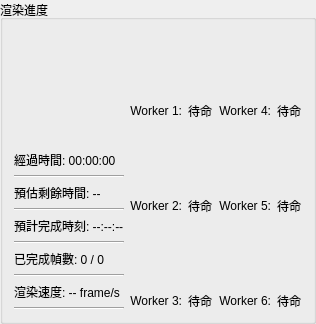
         <widget class="QGroupBox" name="groupBox_workers">
          <property name="sizePolicy">
           <sizepolicy hsizetype="Preferred" vsizetype="Preferred">
            <horstretch>0</horstretch>
            <verstretch>0</verstretch>
           </sizepolicy>
          </property>
          <property name="title">
           <string>渲染進度</string>
          </property>
          <layout class="QGridLayout" name="gridLayout_5">
           <item row="0" column="0">
            <layout class="QVBoxLayout" name="verticalLayout_16">
             <item>
              <widget class="PyCircularProgress" name="progressBar_main" native="true">
               <property name="minimumSize">
                <size>
                 <width>110</width>
                 <height>110</height>
                </size>
               </property>
               <property name="value" stdset="0">
                <number>0</number>
               </property>
              </widget>
             </item>
             <item>
              <layout class="QVBoxLayout" name="verticalLayout_9">
               <item>
                <layout class="QVBoxLayout" name="verticalLayout_3">
                 <item>
                  <widget class="QLabel" name="label_eta_elapsed">
                   <property name="text">
                    <string>經過時間: 00:00:00</string>
                   </property>
                  </widget>
                 </item>
                 <item>
                  <widget class="Line" name="line_6">
                   <property name="orientation">
                    <enum>Qt::Orientation::Horizontal</enum>
                   </property>
                  </widget>
                 </item>
                </layout>
               </item>
               <item>
                <layout class="QVBoxLayout" name="verticalLayout_5">
                 <item>
                  <widget class="QLabel" name="label_eta_time">
                   <property name="text">
                    <string>預估剩餘時間: --</string>
                   </property>
                  </widget>
                 </item>
                 <item>
                  <widget class="Line" name="line_7">
                   <property name="orientation">
                    <enum>Qt::Orientation::Horizontal</enum>
                   </property>
                  </widget>
                 </item>
                </layout>
               </item>
               <item>
                <layout class="QVBoxLayout" name="verticalLayout_6">
                 <item>
                  <widget class="QLabel" name="label_eta_clock">
                   <property name="text">
                    <string>預計完成時刻: --:--:--</string>
                   </property>
                  </widget>
                 </item>
                 <item>
                  <widget class="Line" name="line_8">
                   <property name="orientation">
                    <enum>Qt::Orientation::Horizontal</enum>
                   </property>
                  </widget>
                 </item>
                </layout>
               </item>
               <item>
                <layout class="QVBoxLayout" name="verticalLayout_7">
                 <item>
                  <widget class="QLabel" name="label_eta_frames">
                   <property name="text">
                    <string>已完成幀數: 0 / 0</string>
                   </property>
                  </widget>
                 </item>
                 <item>
                  <widget class="Line" name="line_9">
                   <property name="orientation">
                    <enum>Qt::Orientation::Horizontal</enum>
                   </property>
                  </widget>
                 </item>
                </layout>
               </item>
               <item>
                <layout class="QVBoxLayout" name="verticalLayout_8">
                 <item>
                  <widget class="QLabel" name="label_eta_speed">
                   <property name="text">
                    <string>渲染速度: -- frame/s</string>
                   </property>
                  </widget>
                 </item>
                 <item>
                  <widget class="Line" name="line_10">
                   <property name="orientation">
                    <enum>Qt::Orientation::Horizontal</enum>
                   </property>
                  </widget>
                 </item>
                </layout>
               </item>
              </layout>
             </item>
            </layout>
           </item>
           <item row="0" column="1">
            <layout class="QGridLayout" name="gridLayout_4">
             <item row="0" column="0">
              <layout class="QVBoxLayout" name="verticalLayout_10">
               <item>
                <widget class="PyCircularProgress" name="progressBar_worker_1" native="true">
                 <property name="minimumSize">
                  <size>
                   <width>65</width>
                   <height>65</height>
                  </size>
                 </property>
                 <property name="value" stdset="0">
                  <number>0</number>
                 </property>
                </widget>
               </item>
               <item>
                <layout class="QHBoxLayout" name="horizontalLayout_worker_1">
                 <item>
                  <widget class="QLabel" name="lbl_worker_1">
                   <property name="text">
                    <string>Worker 1:</string>
                   </property>
                   <property name="alignment">
                    <set>Qt::AlignmentFlag::AlignRight|Qt::AlignmentFlag::AlignTrailing|Qt::AlignmentFlag::AlignVCenter</set>
                   </property>
                  </widget>
                 </item>
                 <item>
                  <widget class="QLabel" name="lbl_worker_status_1">
                   <property name="text">
                    <string>待命</string>
                   </property>
                  </widget>
                 </item>
                </layout>
               </item>
              </layout>
             </item>
             <item row="0" column="1">
              <layout class="QVBoxLayout" name="verticalLayout_13">
               <item>
                <widget class="PyCircularProgress" name="progressBar_worker_4" native="true">
                 <property name="minimumSize">
                  <size>
                   <width>65</width>
                   <height>65</height>
                  </size>
                 </property>
                 <property name="value" stdset="0">
                  <number>0</number>
                 </property>
                </widget>
               </item>
               <item>
                <layout class="QHBoxLayout" name="horizontalLayout_worker_4">
                 <item>
                  <widget class="QLabel" name="lbl_worker_4">
                   <property name="text">
                    <string>Worker 4:</string>
                   </property>
                   <property name="alignment">
                    <set>Qt::AlignmentFlag::AlignRight|Qt::AlignmentFlag::AlignTrailing|Qt::AlignmentFlag::AlignVCenter</set>
                   </property>
                  </widget>
                 </item>
                 <item>
                  <widget class="QLabel" name="lbl_worker_status_4">
                   <property name="text">
                    <string>待命</string>
                   </property>
                  </widget>
                 </item>
                </layout>
               </item>
              </layout>
             </item>
             <item row="1" column="0">
              <layout class="QVBoxLayout" name="verticalLayout_11">
               <item>
                <widget class="PyCircularProgress" name="progressBar_worker_2" native="true">
                 <property name="minimumSize">
                  <size>
                   <width>65</width>
                   <height>65</height>
                  </size>
                 </property>
                 <property name="value" stdset="0">
                  <number>0</number>
                 </property>
                </widget>
               </item>
               <item>
                <layout class="QHBoxLayout" name="horizontalLayout_worker_2">
                 <item>
                  <widget class="QLabel" name="lbl_worker_2">
                   <property name="text">
                    <string>Worker 2:</string>
                   </property>
                   <property name="alignment">
                    <set>Qt::AlignmentFlag::AlignRight|Qt::AlignmentFlag::AlignTrailing|Qt::AlignmentFlag::AlignVCenter</set>
                   </property>
                  </widget>
                 </item>
                 <item>
                  <widget class="QLabel" name="lbl_worker_status_2">
                   <property name="text">
                    <string>待命</string>
                   </property>
                  </widget>
                 </item>
                </layout>
               </item>
              </layout>
             </item>
             <item row="1" column="1">
              <layout class="QVBoxLayout" name="verticalLayout_14">
               <item>
                <widget class="PyCircularProgress" name="progressBar_worker_5" native="true">
                 <property name="minimumSize">
                  <size>
                   <width>65</width>
                   <height>65</height>
                  </size>
                 </property>
                 <property name="value" stdset="0">
                  <number>0</number>
                 </property>
                </widget>
               </item>
               <item>
                <layout class="QHBoxLayout" name="horizontalLayout_worker_5">
                 <item>
                  <widget class="QLabel" name="lbl_worker_5">
                   <property name="text">
                    <string>Worker 5:</string>
                   </property>
                   <property name="alignment">
                    <set>Qt::AlignmentFlag::AlignRight|Qt::AlignmentFlag::AlignTrailing|Qt::AlignmentFlag::AlignVCenter</set>
                   </property>
                  </widget>
                 </item>
                 <item>
                  <widget class="QLabel" name="lbl_worker_status_5">
                   <property name="text">
                    <string>待命</string>
                   </property>
                  </widget>
                 </item>
                </layout>
               </item>
              </layout>
             </item>
             <item row="2" column="0">
              <layout class="QVBoxLayout" name="verticalLayout_12">
               <item>
                <widget class="PyCircularProgress" name="progressBar_worker_3" native="true">
                 <property name="minimumSize">
                  <size>
                   <width>65</width>
                   <height>65</height>
                  </size>
                 </property>
                 <property name="value" stdset="0">
                  <number>0</number>
                 </property>
                </widget>
               </item>
               <item>
                <layout class="QHBoxLayout" name="horizontalLayout_worker_3">
                 <item>
                  <widget class="QLabel" name="lbl_worker_3">
                   <property name="text">
                    <string>Worker 3:</string>
                   </property>
                   <property name="alignment">
                    <set>Qt::AlignmentFlag::AlignRight|Qt::AlignmentFlag::AlignTrailing|Qt::AlignmentFlag::AlignVCenter</set>
                   </property>
                  </widget>
                 </item>
                 <item>
                  <widget class="QLabel" name="lbl_worker_status_3">
                   <property name="text">
                    <string>待命</string>
                   </property>
                  </widget>
                 </item>
                </layout>
               </item>
              </layout>
             </item>
             <item row="2" column="1">
              <layout class="QVBoxLayout" name="verticalLayout_15">
               <item>
                <widget class="PyCircularProgress" name="progressBar_worker_6" native="true">
                 <property name="minimumSize">
                  <size>
                   <width>65</width>
                   <height>65</height>
                  </size>
                 </property>
                 <property name="value" stdset="0">
                  <number>0</number>
                 </property>
                </widget>
               </item>
               <item>
                <layout class="QHBoxLayout" name="horizontalLayout_worker_6">
                 <item>
                  <widget class="QLabel" name="lbl_worker_6">
                   <property name="text">
                    <string>Worker 6:</string>
                   </property>
                   <property name="alignment">
                    <set>Qt::AlignmentFlag::AlignRight|Qt::AlignmentFlag::AlignTrailing|Qt::AlignmentFlag::AlignVCenter</set>
                   </property>
                  </widget>
                 </item>
                 <item>
                  <widget class="QLabel" name="lbl_worker_status_6">
                   <property name="text">
                    <string>待命</string>
                   </property>
                  </widget>
                 </item>
                </layout>
               </item>
              </layout>
             </item>
            </layout>
           </item>
          </layout>
         </widget>
